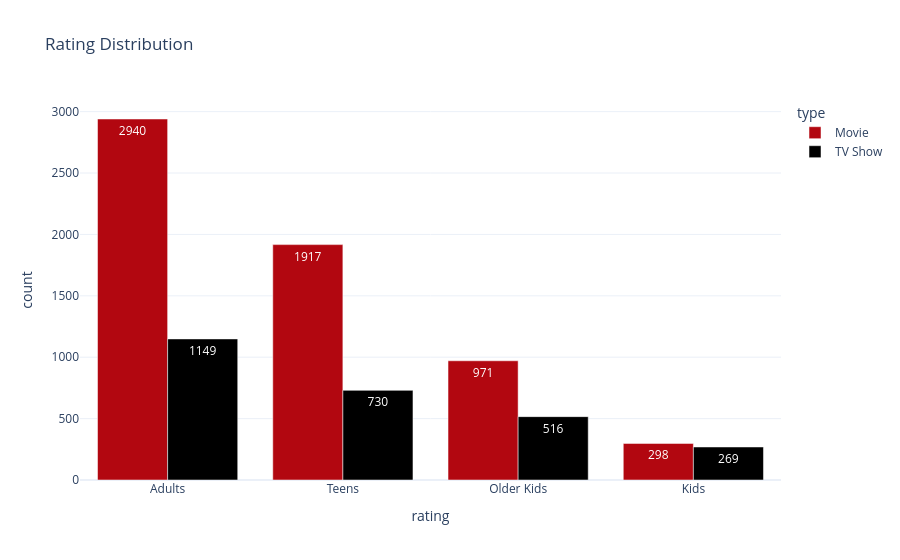

The code cell stored with this chart in its notebook:
### Code cell
fig_rating = px.bar(rating_count, x='rating', y='count', color='type',
             title='Rating Distribution', barmode='group', text_auto=True,
             color_discrete_map={'Movie':'#b20710', 'TV Show':'#000000'}, template='plotly_white')
fig_rating.show()

### Figure 1 — Plotly figure (JSON) as saved in the notebook; plotly's stock layout.template omitted (floating-point values rounded to 4 significant figures)
{"data": [{"alignmentgroup": "True", "hovertemplate": "type=Movie<br>rating=%{x}<br>count=%{y}<extra></extra>", "legendgroup": "Movie", "marker": {"color": "#b20710", "pattern": {"shape": ""}}, "name": "Movie", "offsetgroup": "Movie", "orientation": "v", "showlegend": true, "textposition": "auto", "texttemplate": "%{y}", "type": "bar", "x": ["Adults", "Teens", "Older Kids", "Kids"], "xaxis": "x", "y": [2940, 1917, 971, 298], "yaxis": "y"}, {"alignmentgroup": "True", "hovertemplate": "type=TV Show<br>rating=%{x}<br>count=%{y}<extra></extra>", "legendgroup": "TV Show", "marker": {"color": "#000000", "pattern": {"shape": ""}}, "name": "TV Show", "offsetgroup": "TV Show", "orientation": "v", "showlegend": true, "textposition": "auto", "texttemplate": "%{y}", "type": "bar", "x": ["Adults", "Teens", "Older Kids", "Kids"], "xaxis": "x", "y": [1149, 730, 516, 269], "yaxis": "y"}], "layout": {"barmode": "group", "legend": {"title": {"text": "type"}, "tracegroupgap": 0}, "title": {"text": "Rating Distribution"}, "xaxis": {"anchor": "y", "domain": [0, 1], "title": {"text": "rating"}}, "yaxis": {"anchor": "x", "domain": [0, 1], "title": {"text": "count"}}}}
